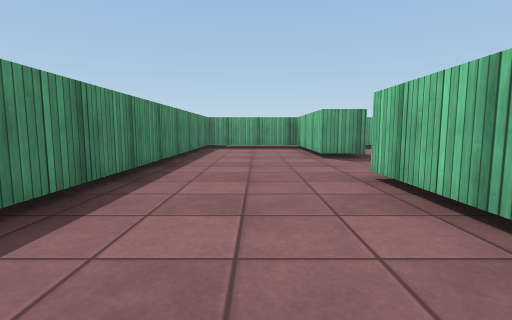
View 1 (above)

24 first-person views from a walk through a Unity game level. The camera is 0.62 m above the floor, tilts 6° down and sees 85° across. The floor is counted in squares, 1 m on a side. Each view is taken from the middle of a square. On the plan, view 1 faces up. The plan holds only what a view shows up to about 9 squares ahead; the rest is blank. The place goes on beyond the plan. Surface patterns are stand-ins for the level's own textures.

View 2
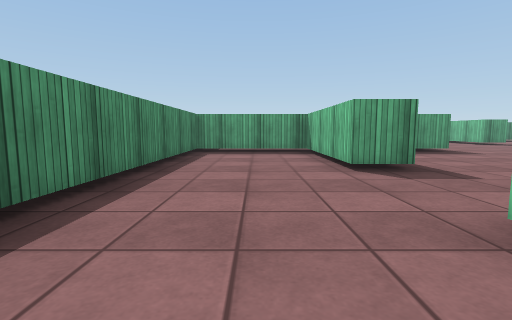

View 3
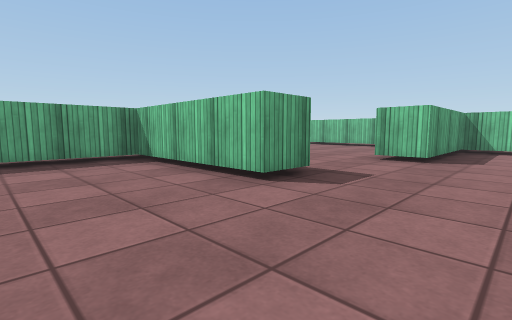

View 4
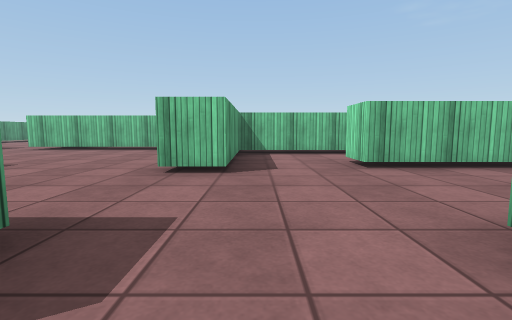

View 5
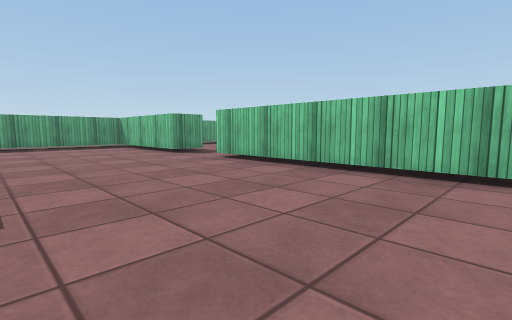

View 6
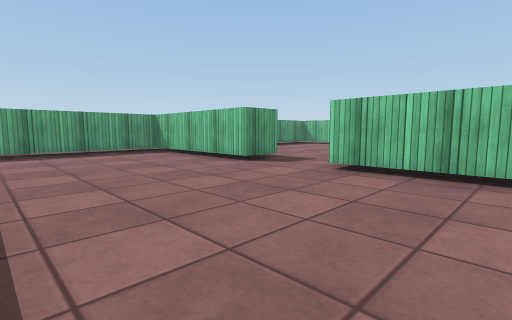

View 7
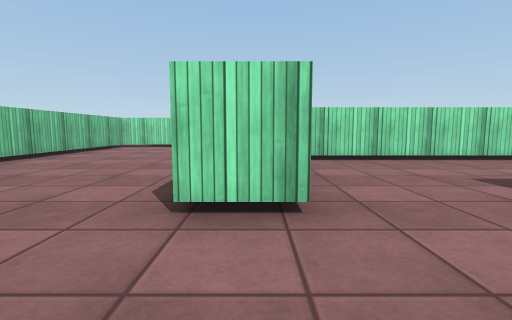

View 8
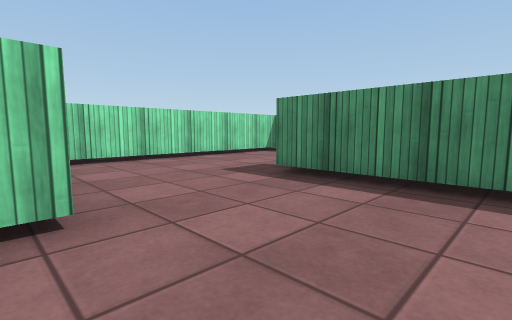

View 9
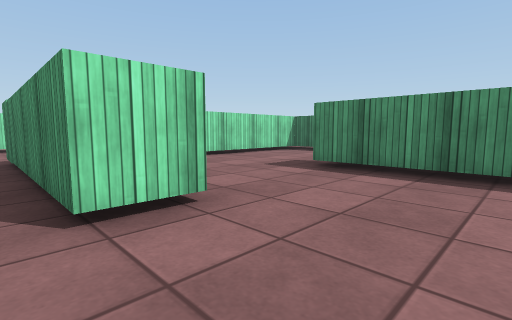

View 10
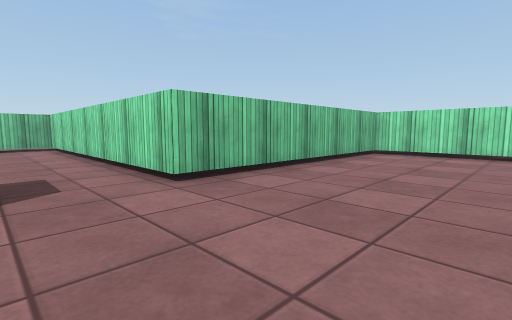

View 11
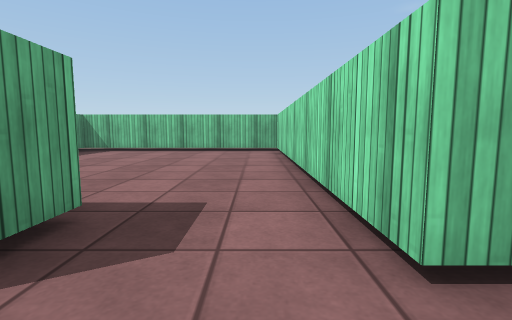

View 12
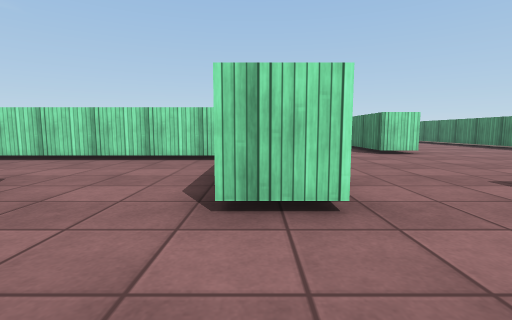

View 13
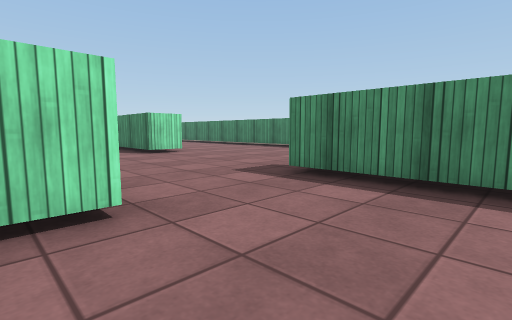

View 14
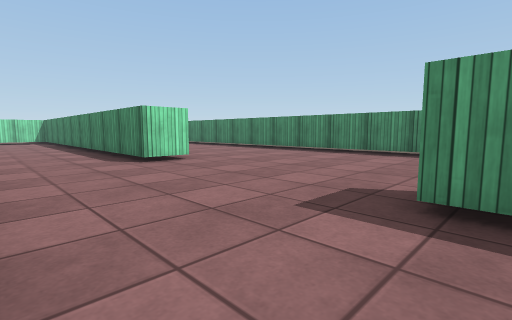

View 15
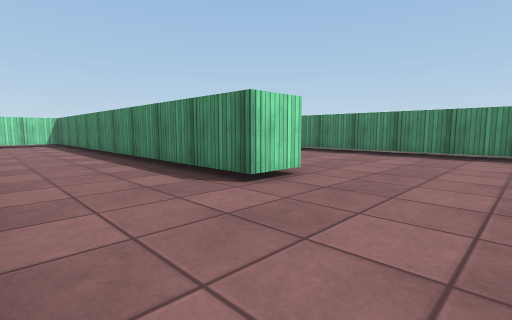

View 16
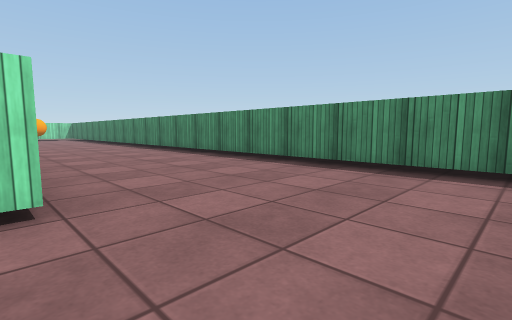

View 17
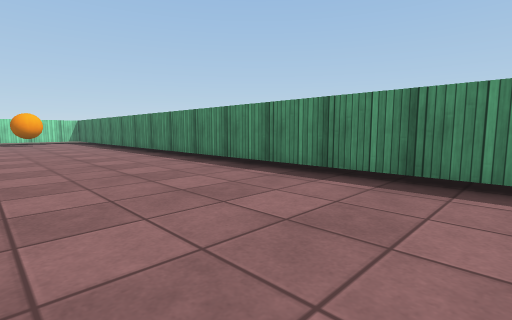

View 18
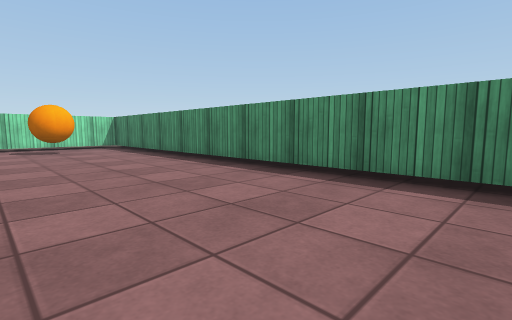

View 19
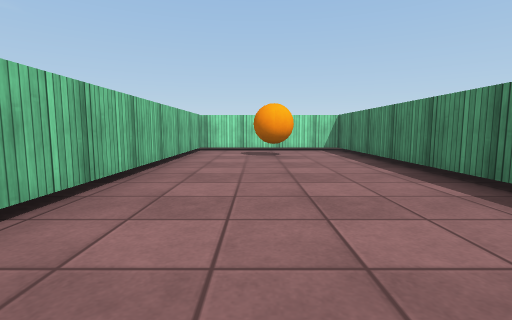

View 20
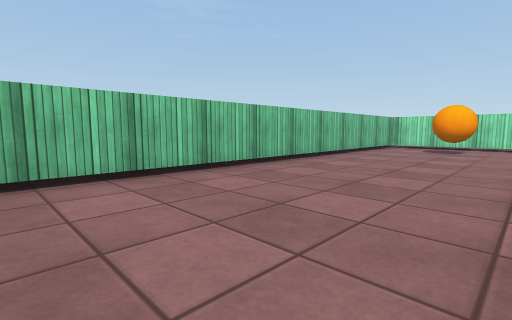

View 21
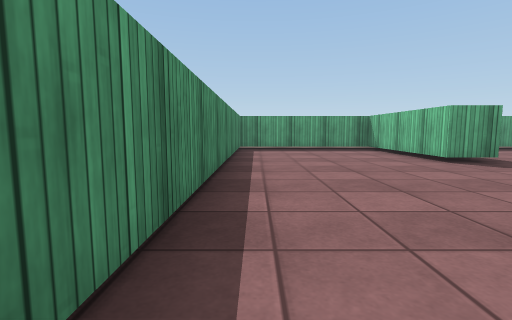

View 22
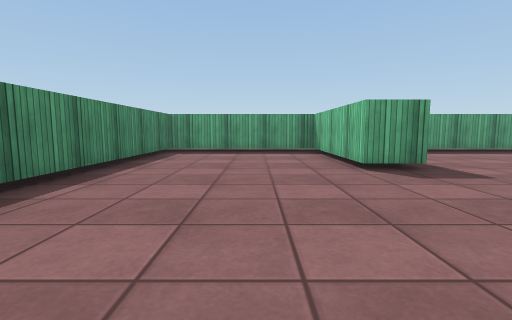

View 23
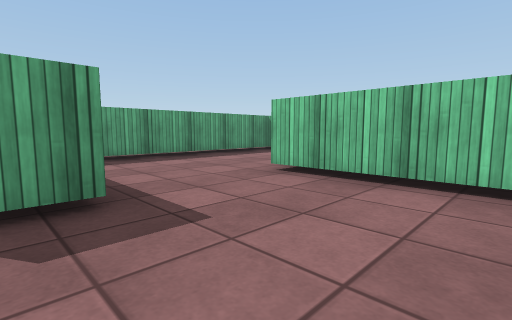

View 24
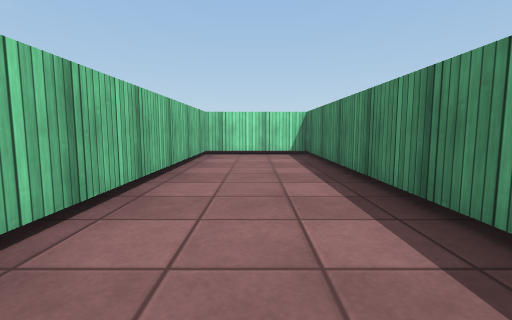

### Floor plan
Points are (right, up) in squares from view 1. A wall is a line through its corners. A room is listed if a view was taken in it or the views show most of it. See-through windows are left out.
Room 1 (views 1, 2, 3, 4, 5, 6, 7, 8, 9, 10, 11)
walls: (2.6, 6.4) (1.5, 6.4) (1.5, 10.1) (-1.7, 10.1) (-1.7, 1.8); (5.1, 5.4) (5.1, 6.5); (7.2, 6.4) (10, 6.4) (10, 9); (4.5, 15) (5.6, 15) (5.6, 10.1) (4.6, 10.1); (-1.7, 12) (-1.7, 11.2) (3.9, 11.2); (10, 11.4) (10, 12.4) (11.5, 12.4); (1.5, 1.5) (1.5, 3.6); (1.8, 17) (1.8, 14.1); (5.6, 0.8) (5.6, 3.2); (11, 14.2) (10, 14.2) (10, 18.2) (6.2, 18.2)
ways out: opening at (-0.5, 14.5) to room 2; opening at (6, 4.5) to room 3; opening at (10.5, 13.5)
objects: other object (10, 10) to (11, 11)
Room 2 (views 12, 13, 14, 15, 16, 17, 18, 19, 20, 21, 22, 23, 24)
walls: (-2.7, -0.4) (-2.7, 4.8); (-6.4, 9.6) (-5.3, 9.6) (-5.3, -0.5); (-2.7, 12.1) (-2.7, 15) (-1.6, 15); (-5.3, 16.9) (-5.3, 14.4) (-6.3, 14.4) (-6.3, 18.2) (-10.5, 18.2) (-10.5, -9.7) (-6.3, -9.7) (-6.3, 0.9); (0.6, 18.2) (-4.2, 18.2)
ways out: opening at (-0.5, 14.5) to room 1
objects: other object (-9, -8) to (-8, -8); other object (-5, -1) to (-3, -1)
Room 3 (no view inside)
walls: (8.5, 3.5) (8.5, 5.4) (5.1, 5.4); (5.6, 3.2) (6.6, 3.2)
ways out: opening at (6, 4.5) to room 1; opening at (7.5, 2.5)

Where each view was taken, in squares from view 1:
view 1: 0 up, 0 right, facing up
view 2: 2 up, 0 right, facing up
view 3: 4 up, 1 left, facing up-right
view 4: 5 up, 1 right, facing right
view 5: 7 up, 6 right, facing up-right
view 6: 10 up, 6 right, facing up-right
view 7: 17 up, 5 right, facing down
view 8: 17 up, 5 right, facing down-left
view 9: 17 up, 6 right, facing down-left
view 10: 14 up, 7 right, facing down-right
view 11: 13 up, 9 right, facing right
view 12: 17 up, 2 left, facing down
view 13: 17 up, 2 left, facing down-left
view 14: 15 up, 3 left, facing down-left
view 15: 12 up, 3 left, facing down-left
view 16: 12 up, 6 left, facing down-left
view 17: 6 up, 7 left, facing down-left
view 18: 1 up, 7 left, facing down-left
view 19: 1 down, 8 left, facing down
view 20: 1 up, 10 left, facing down-right
view 21: 9 up, 10 left, facing up
view 22: 10 up, 8 left, facing up
view 23: 12 up, 6 left, facing up-right
view 24: 6 up, 4 left, facing down
